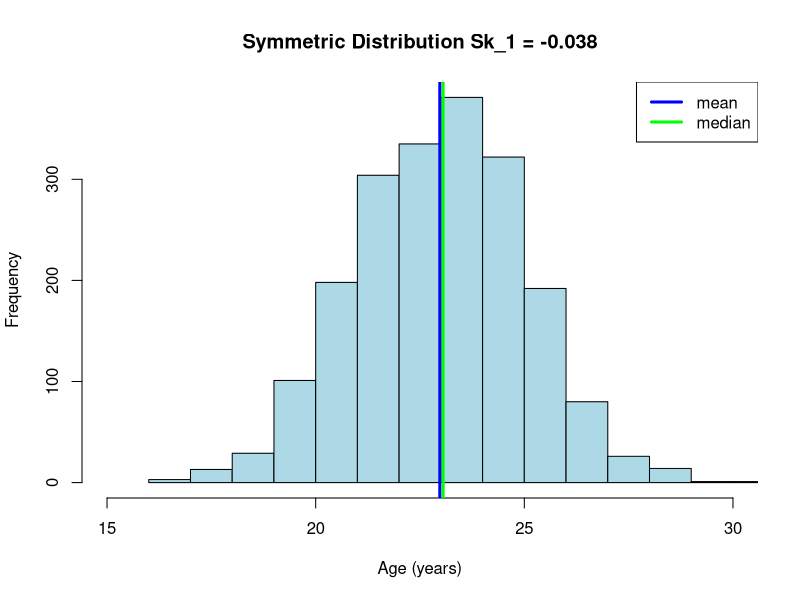
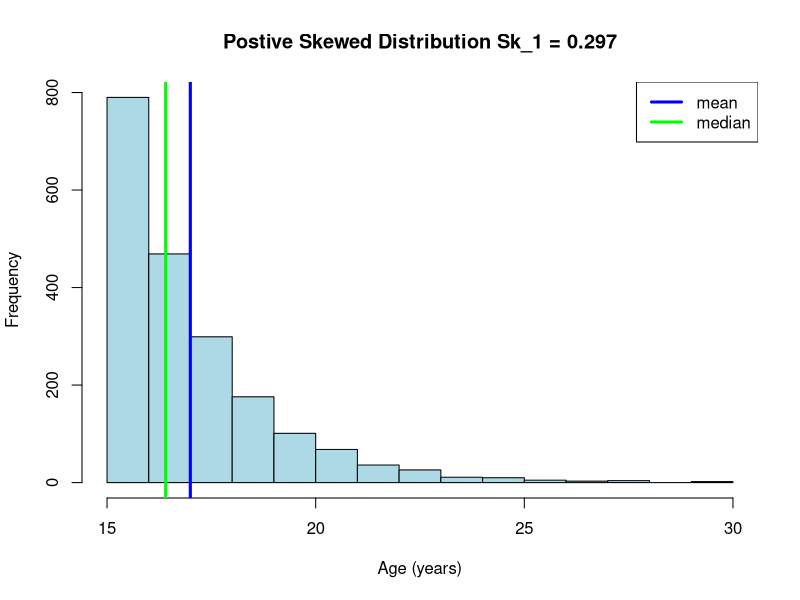
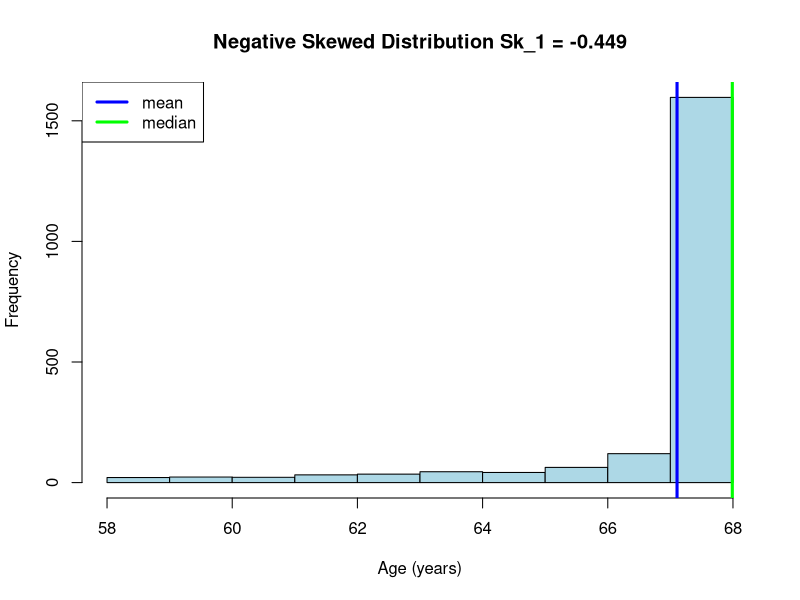
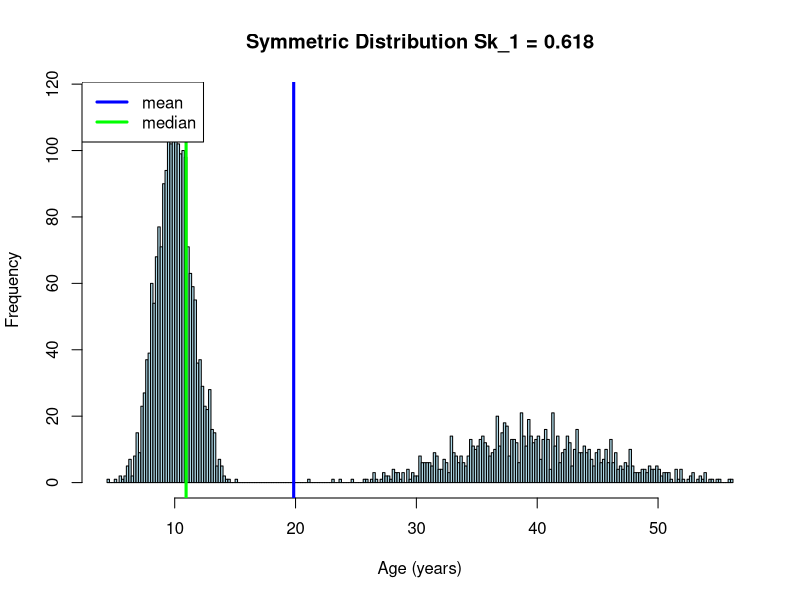

Recreate these plots in R, in order.
## ---- chunk 1
knitr::opts_chunk$set(echo = TRUE)
## ---- chunk 2
Age<-rnorm(2000,23,2)
sk_title = paste0("Symmetric Distribution Sk_1 = ",round((mean(Age)-median(Age))/sd(Age), digits = 3))
hist(Age,col="lightblue",xlab="Age (years)",xlim=c(15,30),main=sk_title) # Histogram of the 7 numbers
abline(v=mean(Age),col="blue",lwd=3)# line indicating the mean
abline(v=median(Age),col="green",lwd=3)# line indicating the mean
legend("topright",c("mean","median"),lwd=c(3,3),lty=c(1,1),col=c("blue","green"))

## ---- chunk 3
Age<-rchisq(2000,2)+15
sk_title = paste0("Postive Skewed Distribution Sk_1 = ", round((mean(Age)-median(Age))/sd(Age), digits = 3))
hist(Age,col="lightblue",xlab="Age (years)",main=sk_title) # Histogram of the 7 numbers
abline(v=mean(Age),col="blue",lwd=3)# line indicating the mean
abline(v=median(Age),col="green",lwd=3)# line indicating the mean
legend("topright",c("mean","median"),lwd=c(3,3),lty=c(1,1),col=c("blue","green"))

## ---- chunk 4
Age<-rbeta(2000,1,0.1)*10+58
sk_title = paste0("Negative Skewed Distribution Sk_1 = ", round((mean(Age)-median(Age))/sd(Age), digits = 3))
hist(Age,col="lightblue",xlab="Age (years)",main=sk_title) # Histogram of the 7 numbers
abline(v=mean(Age),col="blue",lwd=3)# line indicating the mean
abline(v=median(Age),col="green",lwd=3)# line indicating the mean
legend("topleft",c("mean","median"),lwd=c(3,3),lty=c(1,1),col=c("blue","green"))

## ---- chunk 5
Age<-c(rnorm(2000,10,1.5),rnorm(1000,40,6))
sk_title = paste0("Symmetric Distribution Sk_1 = ", round((mean(Age)-median(Age))/sd(Age), digits = 3))
hist(Age,col="lightblue",xlab="Age (years)",main=sk_title,breaks=300) # Histogram of the 7 numbers
abline(v=mean(Age),col="blue",lwd=3)# line indicating the mean
abline(v=median(Age),col="green",lwd=3)# line indicating the mean
legend("topleft",c("mean","median"),lwd=c(3,3),lty=c(1,1),col=c("blue","green"))

